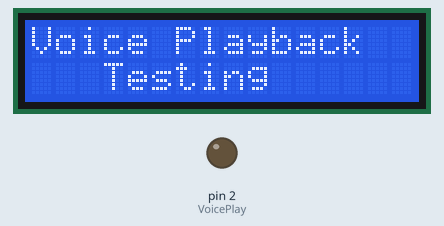
Simulated run of this sketch. Board: Arduino Uno, built with avr-gcc and run on an emulated ATmega328P. Shown: 16×2 character LCD, output pins drawn as LEDs (lit = HIGH).

Above: at 0.1 s.
At 3.1 s:
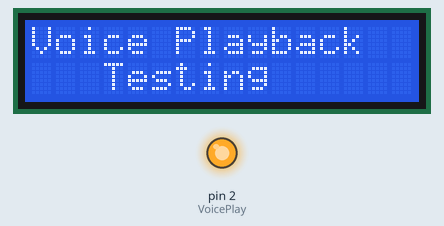
Timing chart, 0 to 130.0 s (numbered marks = the images above):
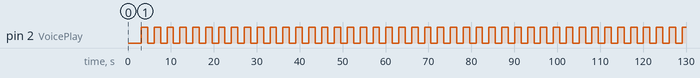

The sketch:

VOICE_PLAYBACK_TESTING.ino
```cpp
#include <Wire.h>
#include <LiquidCrystal_I2C.h>

LiquidCrystal_I2C lcd(0x27, 16, 2);

const int VoicePlay = 2;                            // Pin Number 2 connected to PlayE input of Voice Playback circuit
int VoicePlay_State = 0;                            // Initializing a variable


void setup()
{
  pinMode(VoicePlay, OUTPUT);
  VoicePlay_State = LOW;
  digitalWrite(VoicePlay, VoicePlay_State);
  lcd.begin();
  lcd.clear();
  lcd.print("Voice Playback");
  lcd.setCursor(0, 1);
  lcd.print("   Testing");
  delay(3000);
}


void loop()
{
  VoicePlay_State = HIGH;
  digitalWrite(VoicePlay, VoicePlay_State);
  delay(1500);
  VoicePlay_State = LOW;
  digitalWrite(VoicePlay, VoicePlay_State);
  delay(1500);

}
```

Measured:
- by itself, pin 2 (VoicePlay): alternates HIGH for 1.5 s and LOW for 1.5 s
